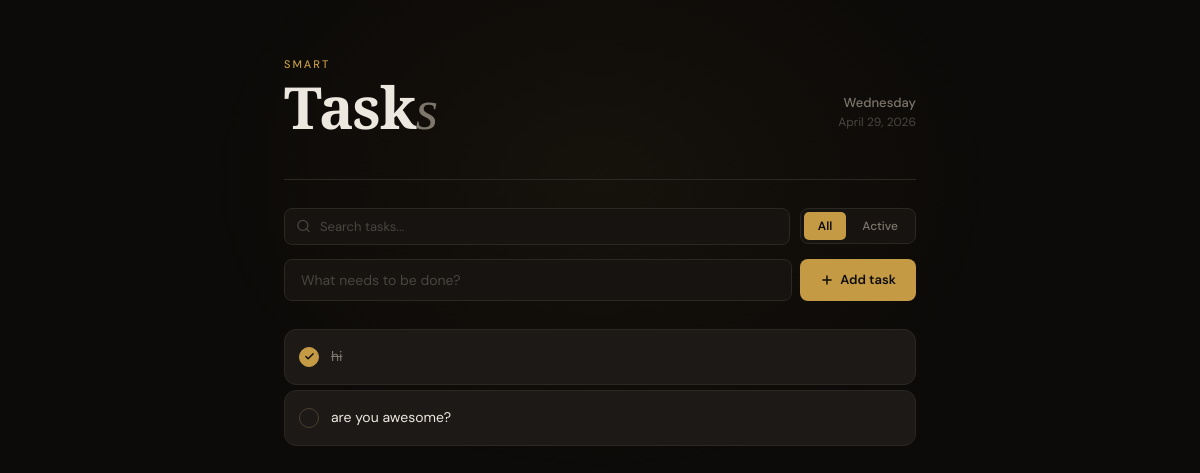
The app's page /, older data.
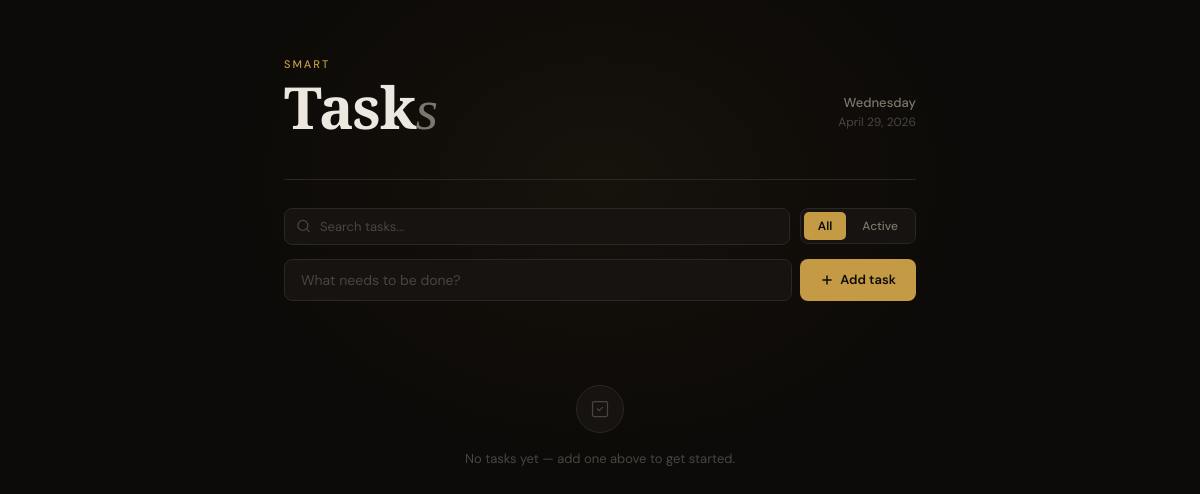
The same page, newer data.
### tasks/models.py (models this page shows, shortened)
class Task(models.Model):
    title = models.CharField(max_length=200)
    completed = models.BooleanField(default=False)

### tasks/views.py (the view)
# urls.py: path('', views.task_list, name='task_list'),
def task_list(request):
    tasks = Task.objects.all()
    return render(request, 'tasks/task_list.html', {'tasks': tasks})

### tasks/templates/tasks/task_list.html (shortened to what this page needs)
<!DOCTYPE html>
<html lang="en">
<head>
</head>
<body hx-headers='{"X-CSRFToken": "{{ csrf_token }}"}'>
<div class="container">
    <header class="header">
        <div>
            <p class="header-eyebrow">Smart</p>
            <h1 class="header-title">Task<em>s</em></h1>
        </div>
        <div class="header-meta">
            <div class="header-weekday" id="js-weekday"></div>
            <div class="header-date" id="js-date"></div>
        </div>
    </header>
    <div class="divider"></div>
    <div class="controls">
        <div class="search-wrap">
            <input
                type="text"
                class="search-input"
                name="q"
                placeholder="Search tasks..."
                hx-get="{% url 'search_tasks' %}"
                hx-target="#task-list"
                hx-trigger="keyup changed delay:500ms"
                autocomplete="off"
            >
        </div>
        <div class="filter-tabs">
            <button class="tab active"
                hx-get="{% url 'filter_tasks' %}?status=all"
                hx-target="#task-list"
                onclick="document.querySelectorAll('.tab').forEach(t=>t.classList.remove('active'));this.classList.add('active')">All</button>
            <button class="tab"
                hx-get="{% url 'filter_tasks' %}?status=active"
                hx-target="#task-list"
                onclick="document.querySelectorAll('.tab').forEach(t=>t.classList.remove('active'));this.classList.add('active')">Active</button>
        </div>
    </div>
    <form class="add-form"
          hx-post="{% url 'add_task' %}"
          hx-target="#task-list"
          hx-swap="beforeend"
          hx-on="htmx:afterRequest: this.reset()"
          hx-indicator="#loading">
        <input type="text" class="add-input" name="title" placeholder="What needs to be done?" required autocomplete="off">
        <button type="submit" class="add-btn">
            <svg xmlns="http://www.w3.org/2000/svg" viewBox="0 0 24 24" fill="none" stroke="currentColor" stroke-width="2.5" stroke-linecap="round" stroke-linejoin="round">
                <path d="M12 5v14M5 12h14"/>
            </svg>
            Add task
        </button>
    </form>
    <div id="task-list">
        {% for task in tasks %}
            {% include "tasks/partials/task_item.html" %}
        {% empty %}
            <div class="empty-state">
                <div class="empty-icon">
                    <svg xmlns="http://www.w3.org/2000/svg" viewBox="0 0 24 24" fill="none" stroke="currentColor" stroke-width="1.5" stroke-linecap="round" stroke-linejoin="round">
                        <rect x="3" y="3" width="18" height="18" rx="2"/><path d="M9 12l2 2 4-4"/>
                    </svg>
                </div>
                <p>No tasks yet — add one above to get started.</p>
            </div>
        {% endfor %}
    </div>
</div>
</body>
</html>

### tasks/templates/tasks/partials/task_item.html (shortened to what this page needs)
<div class="task-card {% if task.completed %}task-done{% endif %}" id="task-{{ task.id }}">
    <label class="checkbox-wrap" title="{% if task.completed %}Mark incomplete{% else %}Mark complete{% endif %}">
        <span class="checkmark">
            <svg xmlns="http://www.w3.org/2000/svg" viewBox="0 0 24 24" fill="none" stroke="currentColor" stroke-width="3" stroke-linecap="round" stroke-linejoin="round">
                <polyline points="20 6 9 17 4 12"/>
            </svg>
        </span>
    </label>
    <span class="task-title">{{ task.title }}</span>
</div>

Row changes from the older to the newer data that the page shows:
removed Task: title "hi", completed True (drawn)
removed Task: title "are you awesome?", completed False (drawn)
Text that changed along with them:
text now shown: "No tasks yet — add one above to get started."
